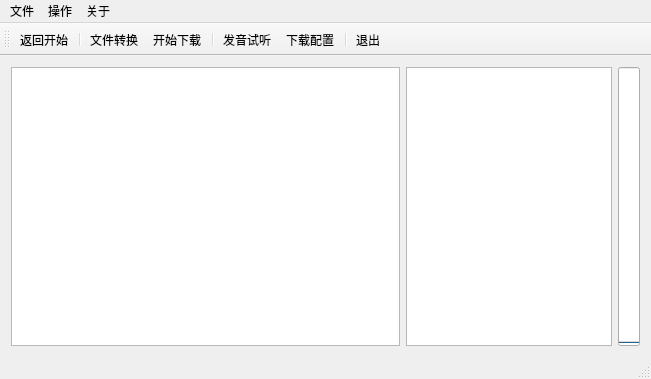
<?xml version="1.0" encoding="UTF-8"?>
<ui version="4.0">
 <class>MainWindow</class>
 <widget class="QMainWindow" name="MainWindow">
  <property name="geometry">
   <rect>
    <x>0</x>
    <y>0</y>
    <width>651</width>
    <height>379</height>
   </rect>
  </property>
  <property name="windowTitle">
   <string>Forvo真人语音下载器</string>
  </property>
  <property name="windowIcon">
   <iconset resource="RC.qrc">
    <normaloff>:/new/prefix1/rc/Applications.ico</normaloff>:/new/prefix1/rc/Applications.ico</iconset>
  </property>
  <widget class="QWidget" name="centralWidget">
   <layout class="QGridLayout" name="gridLayout_2">
    <item row="0" column="0">
     <layout class="QGridLayout" name="gridLayout" columnstretch="5,3">
      <item row="0" column="0">
       <widget class="QTableView" name="MainTableView">
        <property name="focusPolicy">
         <enum>Qt::NoFocus</enum>
        </property>
        <property name="editTriggers">
         <set>QAbstractItemView::NoEditTriggers</set>
        </property>
        <property name="alternatingRowColors">
         <bool>true</bool>
        </property>
        <property name="selectionBehavior">
         <enum>QAbstractItemView::SelectRows</enum>
        </property>
        <attribute name="horizontalHeaderCascadingSectionResizes">
         <bool>false</bool>
        </attribute>
        <attribute name="horizontalHeaderDefaultSectionSize">
         <number>120</number>
        </attribute>
        <attribute name="horizontalHeaderMinimumSectionSize">
         <number>30</number>
        </attribute>
        <attribute name="horizontalHeaderShowSortIndicator" stdset="0">
         <bool>false</bool>
        </attribute>
        <attribute name="horizontalHeaderStretchLastSection">
         <bool>true</bool>
        </attribute>
        <attribute name="verticalHeaderCascadingSectionResizes">
         <bool>false</bool>
        </attribute>
       </widget>
      </item>
      <item row="0" column="1">
       <layout class="QHBoxLayout" name="horizontalLayout">
        <item>
         <widget class="QTextBrowser" name="TextBrowser">
          <property name="font">
           <font>
            <family>微软雅黑</family>
           </font>
          </property>
          <property name="focusPolicy">
           <enum>Qt::NoFocus</enum>
          </property>
         </widget>
        </item>
        <item>
         <widget class="QProgressBar" name="ProgressBar">
          <property name="enabled">
           <bool>true</bool>
          </property>
          <property name="value">
           <number>0</number>
          </property>
          <property name="orientation">
           <enum>Qt::Vertical</enum>
          </property>
         </widget>
        </item>
       </layout>
      </item>
     </layout>
    </item>
   </layout>
  </widget>
  <widget class="QMenuBar" name="menuBar">
   <property name="geometry">
    <rect>
     <x>0</x>
     <y>0</y>
     <width>651</width>
     <height>23</height>
    </rect>
   </property>
   <widget class="QMenu" name="menu">
    <property name="title">
     <string>文件</string>
    </property>
    <addaction name="action_Back"/>
    <addaction name="action_Quit"/>
   </widget>
   <widget class="QMenu" name="menu_2">
    <property name="title">
     <string>关于</string>
    </property>
    <addaction name="action_QT"/>
    <addaction name="action_About"/>
   </widget>
   <widget class="QMenu" name="menu_3">
    <property name="title">
     <string>操作</string>
    </property>
    <addaction name="action_Transform"/>
    <addaction name="action_StartDownload"/>
    <addaction name="separator"/>
    <addaction name="action_Listen"/>
    <addaction name="separator"/>
    <addaction name="action_DownloadConfig"/>
   </widget>
   <addaction name="menu"/>
   <addaction name="menu_3"/>
   <addaction name="menu_2"/>
  </widget>
  <widget class="QToolBar" name="mainToolBar">
   <property name="iconSize">
    <size>
     <width>24</width>
     <height>24</height>
    </size>
   </property>
   <attribute name="toolBarArea">
    <enum>TopToolBarArea</enum>
   </attribute>
   <attribute name="toolBarBreak">
    <bool>false</bool>
   </attribute>
   <addaction name="action_Back"/>
   <addaction name="separator"/>
   <addaction name="action_Transform"/>
   <addaction name="action_StartDownload"/>
   <addaction name="separator"/>
   <addaction name="action_Listen"/>
   <addaction name="action_DownloadConfig"/>
   <addaction name="separator"/>
   <addaction name="action_Quit"/>
  </widget>
  <widget class="QStatusBar" name="statusBar"/>
  <action name="action_Back">
   <property name="icon">
    <iconset resource="RC.qrc">
     <normaloff>:/new/prefix1/rc/Home.ico</normaloff>:/new/prefix1/rc/Home.ico</iconset>
   </property>
   <property name="text">
    <string>返回开始</string>
   </property>
  </action>
  <action name="action_Quit">
   <property name="icon">
    <iconset resource="RC.qrc">
     <normaloff>:/new/prefix1/rc/Standby.ico</normaloff>:/new/prefix1/rc/Standby.ico</iconset>
   </property>
   <property name="text">
    <string>退出</string>
   </property>
  </action>
  <action name="action_QT">
   <property name="icon">
    <iconset resource="RC.qrc">
     <normaloff>:/new/prefix1/rc/qt-logo.png</normaloff>:/new/prefix1/rc/qt-logo.png</iconset>
   </property>
   <property name="text">
    <string>关于QT</string>
   </property>
  </action>
  <action name="action_About">
   <property name="icon">
    <iconset resource="RC.qrc">
     <normaloff>:/new/prefix1/rc/Applications.ico</normaloff>:/new/prefix1/rc/Applications.ico</iconset>
   </property>
   <property name="text">
    <string>关于软件</string>
   </property>
  </action>
  <action name="action_StartDownload">
   <property name="icon">
    <iconset resource="RC.qrc">
     <normaloff>:/new/prefix1/rc/Download (2).ico</normaloff>:/new/prefix1/rc/Download (2).ico</iconset>
   </property>
   <property name="text">
    <string>开始下载</string>
   </property>
  </action>
  <action name="action_DownloadConfig">
   <property name="icon">
    <iconset resource="RC.qrc">
     <normaloff>:/new/prefix1/rc/Tool2 (2).ico</normaloff>:/new/prefix1/rc/Tool2 (2).ico</iconset>
   </property>
   <property name="text">
    <string>下载配置</string>
   </property>
  </action>
  <action name="action_Transform">
   <property name="icon">
    <iconset resource="RC.qrc">
     <normaloff>:/new/prefix1/rc/Wait.ico</normaloff>:/new/prefix1/rc/Wait.ico</iconset>
   </property>
   <property name="text">
    <string>文件转换</string>
   </property>
  </action>
  <action name="action_Listen">
   <property name="icon">
    <iconset resource="RC.qrc">
     <normaloff>:/new/prefix1/rc/Player Play (2).ico</normaloff>:/new/prefix1/rc/Player Play (2).ico</iconset>
   </property>
   <property name="text">
    <string>发音试听</string>
   </property>
  </action>
 </widget>
 <layoutdefault spacing="6" margin="11"/>
 <resources>
  <include location="RC.qrc"/>
 </resources>
 <connections/>
</ui>
